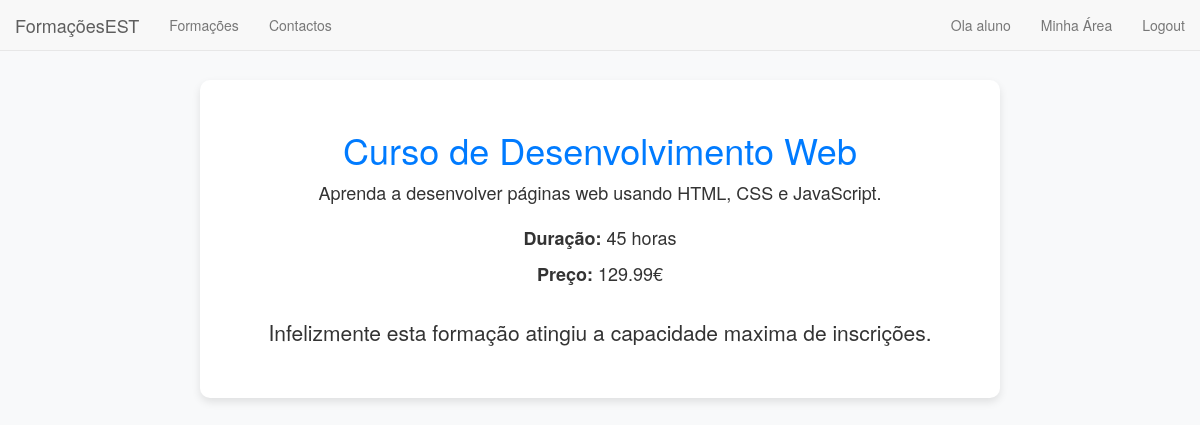
The app's page /paginas/curso.php?id_curso=14 (signed in) with its own data.
### tables this page shows
CREATE TABLE `curso` (
  `id_curso` int(11) NOT NULL,
  `descricao` varchar(100) NOT NULL,
  `duracao` int(11) NOT NULL,
  `preco` decimal(8,2) DEFAULT NULL,
  `nome` varchar(60) DEFAULT NULL,
  `idade_maxima` int(11) DEFAULT NULL,
  `id_docente` int(11) DEFAULT NULL,
  `capacidade_maxima` int(11) DEFAULT NULL
);

### paginas/curso.php (the view, shortened to what this page needs)
<?php
include 'navbar.php';
$id_curso=$_GET['id_curso'];
?>
<!DOCTYPE html>
<html lang="pt">
<head>
    <link rel="stylesheet" href="bootstrap.min.css">
</head>
<body>
    <div class="container">
        <div class="curso-info text-center">
            <?php
                $sql = "SELECT * FROM curso WHERE id_curso = $id_curso";
                $result=mysqli_query($conn,$sql);
                if($result && mysqli_num_rows($result)>0){
                    $row = mysqli_fetch_assoc($result);
                    $nome = $row['nome'];
                    $descricao = $row['descricao'];
                    $duracao = $row['duracao'];
                    $preco = $row['preco'];
                    $capacidade_maxima = $row['capacidade_maxima'];
            ?>
                <h1><?php echo $nome; ?></h1>
                <p class="lead"><?php echo $descricao; ?></p>
                <p><strong>Duração:</strong> <?php echo $duracao; ?> horas</p>
                <p><strong>Preço:</strong> <?php echo $preco; ?>€</p>
        </div>
        <div class='text-center'>
            <?php
                    if($capacidade_maxima==0){
                        echo  "<p class='lead'>Infelizmente esta formação atingiu a capacidade maxima de inscrições.</p>";
                    }
                }
            ?>
    </div>
</body>
</html>

### paginas/curso.php (style rules this page uses)
body { padding-top: 80px; background-color: #f8f9fa; }
.container { max-width: 800px; margin: auto; background-color: #fff; padding: 30px; border-radius: 10px; box-shadow: 0 4px 8px rgba(0, 0, 0, 0.1); }
.curso-info { margin-bottom: 30px; }
.curso-info h1 { color: #007bff; }
.curso-info p { font-size: 18px; }

### records on screen
curso: nome "Curso de Desenvolvimento Web", descricao "Aprenda a desenvolver páginas web usando HTML, CSS e JavaScript.", duracao "45", preco "129.99"

### other values on screen
$_SESSION['nome'] "aluno"
